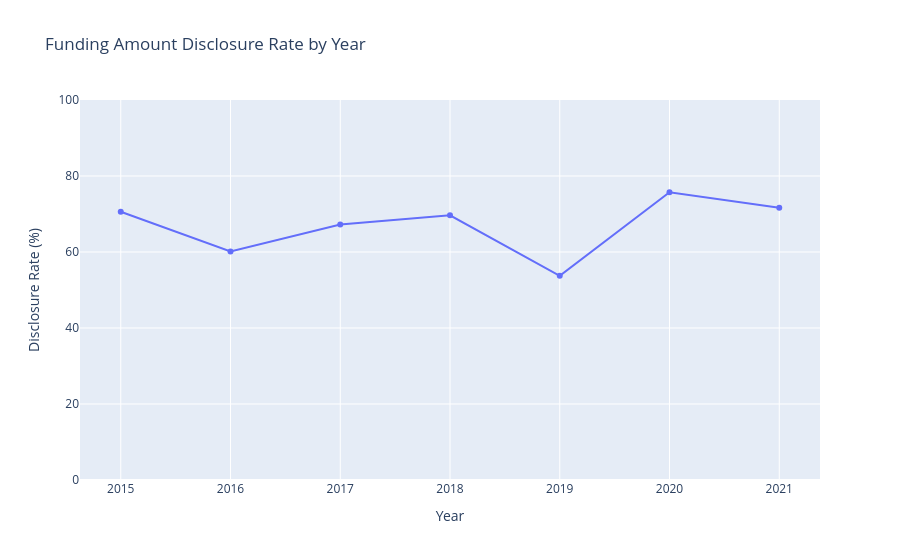

Notebook code cell kept with this figure:
### Code cell
fig = px.line(
    yearly_funding,
    x="year",
    y="disclosure_rate",
    markers=True,
    title="Funding Amount Disclosure Rate by Year"
)

fig.update_layout(
    xaxis_title="Year",
    yaxis_title="Disclosure Rate (%)",
    yaxis_range=[0, 100],
    hovermode="x unified"
)

fig.show()

### Figure 1 — Plotly figure (JSON) as saved in the notebook; plotly's stock layout.template omitted (floating-point values rounded to 4 significant figures)
{"data": [{"hovertemplate": "year=%{x}<br>disclosure_rate=%{y}<extra></extra>", "legendgroup": "", "line": {"color": "#636efa", "dash": "solid"}, "marker": {"symbol": "circle"}, "mode": "lines+markers", "name": "", "orientation": "v", "showlegend": false, "type": "scatter", "x": [2015, 2016, 2017, 2018, 2019, 2020, 2021], "xaxis": "x", "y": [70.59, 60.12, 67.21, 69.66, 53.72, 75.73, 71.62], "yaxis": "y"}], "layout": {"hovermode": "x unified", "legend": {"tracegroupgap": 0}, "title": {"text": "Funding Amount Disclosure Rate by Year"}, "xaxis": {"anchor": "y", "domain": [0, 1], "title": {"text": "Year"}}, "yaxis": {"anchor": "x", "domain": [0, 1], "range": [0, 100], "title": {"text": "Disclosure Rate (%)"}}}}
